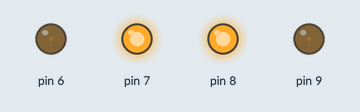
This sketch was run on a simulated Arduino Uno, built with avr-gcc and run on an emulated ATmega328P. Parts: output pins drawn as LEDs (lit = HIGH).

Above: at 0.1 s.
Timing chart, 0 to 1.6 s (numbered marks = the images above):
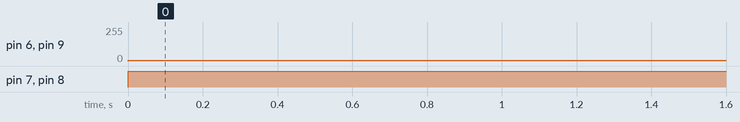

Measured:
- by itself, pin 6, pin 9: 0/255 → 5/255 at 0.00 s
- by itself, pin 7, pin 8: LOW → HIGH at 0.00 s

The sketch:

writing_motor_library.ino
```cpp
#include <Motor.h>

Motor left(6, 7);
Motor right(9, 8);

void setup() {
  left.begin();
  right.begin();
}

void loop() {
  left.forward(250);
  right.forward(250);
}
```
